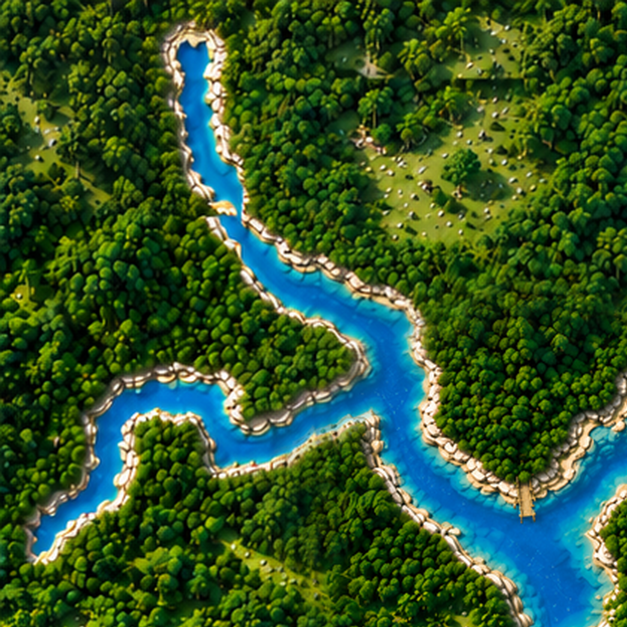
#> input picture seamless-map/kanogawa_map_01.png, 1254 x 1254 px (shown at 1/2 size); its folder holds only this picture in this run
$ python generate_navigation_mask.py
#> lines starting #> are read from the running program, lines starting #| are printed output that depends on the picture
#!/usr/bin/env python3
"""Generate the boat navigation mask from the 20 presentation tiles.

White pixels are navigable water; black pixels are land, shore, dock, or rock.
The tile geometry mirrors mapPresentationSettings in index.html so the mask stays
in the existing world-coordinate system.
"""

from pathlib import Path

import numpy as np
from PIL import Image, ImageFilter


ROOT = Path(__file__).resolve().parent.parent
WORLD_SIZE = (3230, 4340)
OUTPUT_SIZE = (1615, 2170)
TILE_X = (0, 15, 39, 62)
TILE_Y = (0, 10, 28, 50, 67)
TILE_DIMENSIONS = (
    (1254, 1254), (1439, 1093), (1439, 1093), (1254, 1254),
    (1093, 1439), (1254, 1254), (1254, 1254), (1093, 1438),
    (1254, 1254), (1094, 1438), (1094, 1438), (1095, 1436),
    (1254, 1254), (1254, 1254), (1254, 1254), (1093, 1439),
    (1254, 1254), (1439, 1093), (1439, 1093), (1254, 1254),
)


def is_water(rgb: np.ndarray) -> np.ndarray:
    """Include deep and shallow cyan water while excluding green land/gray rock."""
    red = rgb[:, :, 0].astype(np.int16)
    green = rgb[:, :, 1].astype(np.int16)
    blue = rgb[:, :, 2].astype(np.int16)

    return (
        (blue >= 58)
        & (blue - red >= 16)
        & (blue * 100 >= green * 96)
        & (blue * 100 >= red * 112)
    )


def tile_frame(index: int) -> tuple[int, int, int, int, int, int]:
    column = index % 4
    row = index // 4
    source_width, source_height = TILE_DIMENSIONS[index]
    left = round(WORLD_SIZE[0] * TILE_X[column] / 100)
    top = round(WORLD_SIZE[1] * TILE_Y[row] / 100)
    width = source_width
    height = round(WORLD_SIZE[1] * 0.33) if row == 4 else source_height
    offset_x = round(width * (-0.01 if index == 1 else -0.28 if index == 5 else 0))
    offset_y = round(height * (0.145 if index == 1 else 0.19 if index == 5 else 0))
    return left, top, width, height, offset_x, offset_y


def paste_clipped(canvas: Image.Image, tile: Image.Image, frame: tuple[int, ...]) -> None:
    left, top, width, height, offset_x, offset_y = frame
    tile = tile.resize((width, height), Image.Resampling.LANCZOS)
    destination = (left + offset_x, top + offset_y)

    crop_left = max(0, left - destination[0])
    crop_top = max(0, top - destination[1])
    crop_right = min(width, left + width - destination[0])
    crop_bottom = min(height, top + height - destination[1])
    if crop_right <= crop_left or crop_bottom <= crop_top:
        return

    cropped = tile.crop((crop_left, crop_top, crop_right, crop_bottom))
    canvas.paste(
        cropped,
        (destination[0] + crop_left, destination[1] + crop_top),
    )


def main() -> None:
    visual = Image.new("RGB", WORLD_SIZE, (18, 61, 36))
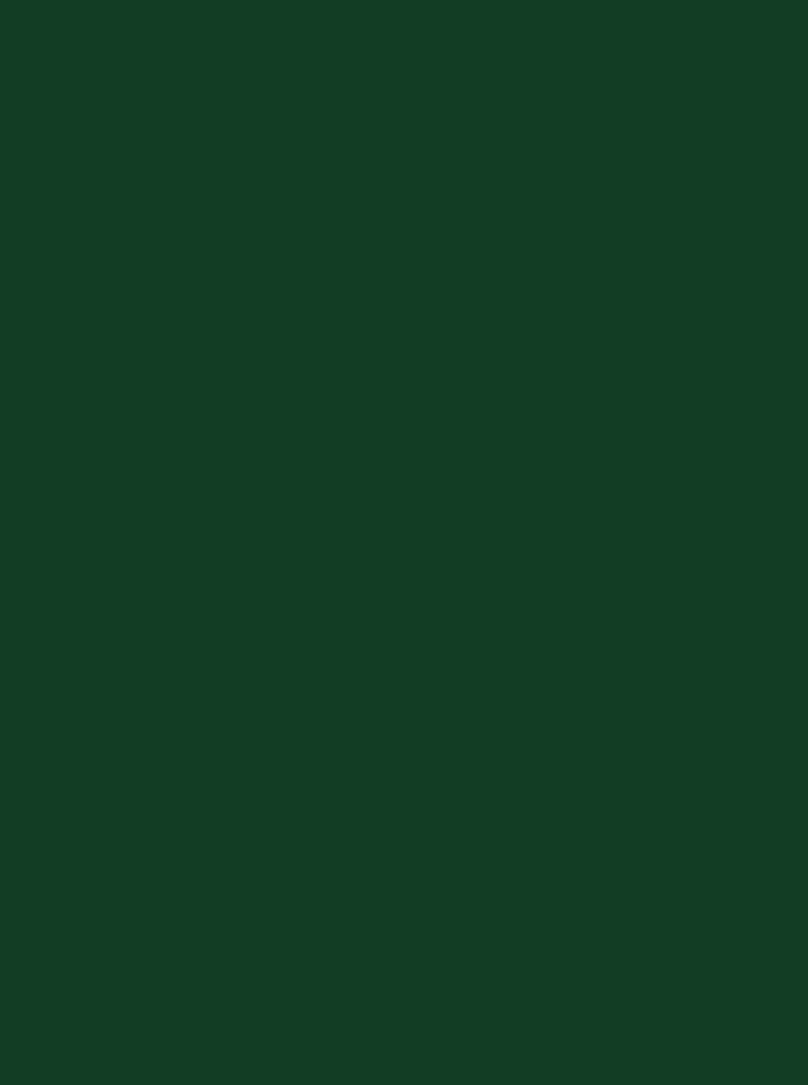
#> visual: PIL image 3230x4340 RGB (shown at 1/4 size); mean R, G, B 18, 61, 36

    # Normal row-major z-order first; tile 02 remains the visual foreground tile.
    order = [index for index in range(18) if index != 1] + [1]
    for index in order:
        path = ROOT / "seamless-map" / f"kanogawa_map_{index + 1:02d}.png"
        with Image.open(path) as source:
#> source is the input picture: PIL image 1254x1254 RGB; mean R, G, B 51, 84.9, 42.9
            paste_clipped(visual, source.convert("RGB"), tile_frame(index))
#> in paste_clipped, `canvas.paste( cropped, (destination[0] + crop_left, destination[1] + c..`:
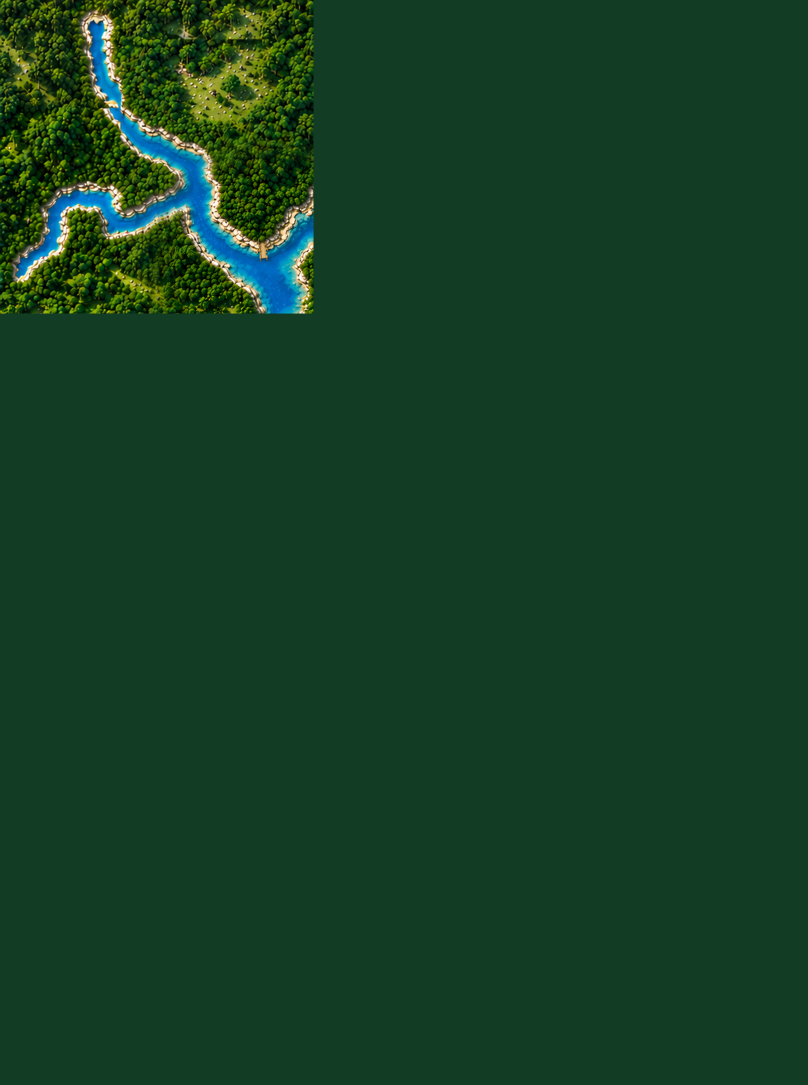
#> canvas: PIL image 3230x4340 RGB (shown at 1/4 size); mean R, G, B 21.7, 63.7, 36.8

    visual = visual.resize(OUTPUT_SIZE, Image.Resampling.LANCZOS)
    water = is_water(np.asarray(visual))
    mask = Image.fromarray((water * 255).astype(np.uint8), mode="L")

    # Remove isolated colored noise, bridge tiny submerged-rock holes, then allow
    # a two-pixel shore tolerance for forgiving center-point boat movement.
    mask = mask.filter(ImageFilter.MedianFilter(3))
    mask = mask.filter(ImageFilter.MaxFilter(5))
    mask = mask.filter(ImageFilter.MinFilter(3))
    mask = mask.point(lambda value: 255 if value >= 128 else 0)
    mask.save(ROOT / "navigation-mask.png", optimize=True)


if __name__ == "__main__":
#> (the run stopped early here; a loop or call above may not have finished)
